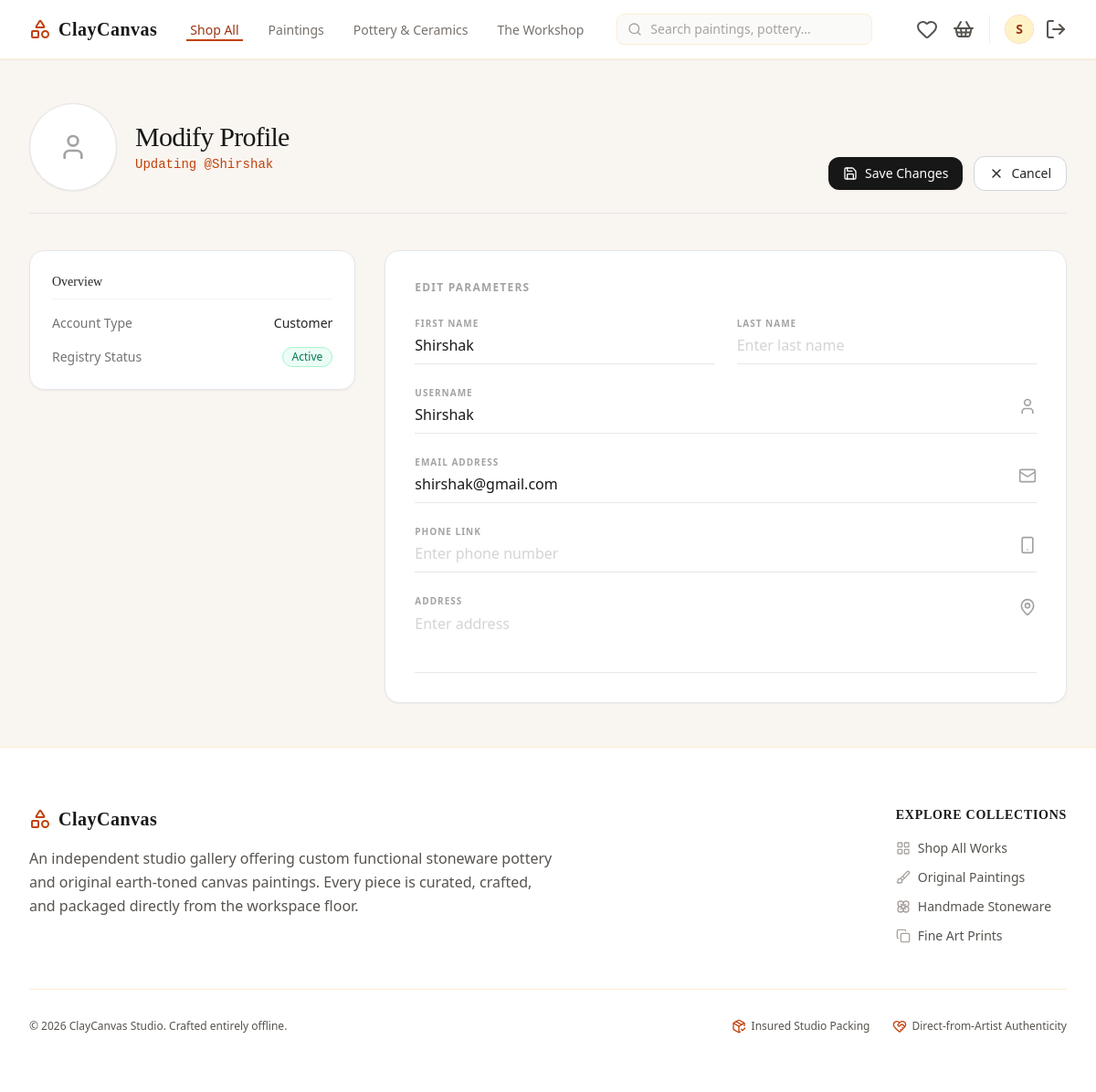
Before: /profile/edit/ (signed in) with the older database file.
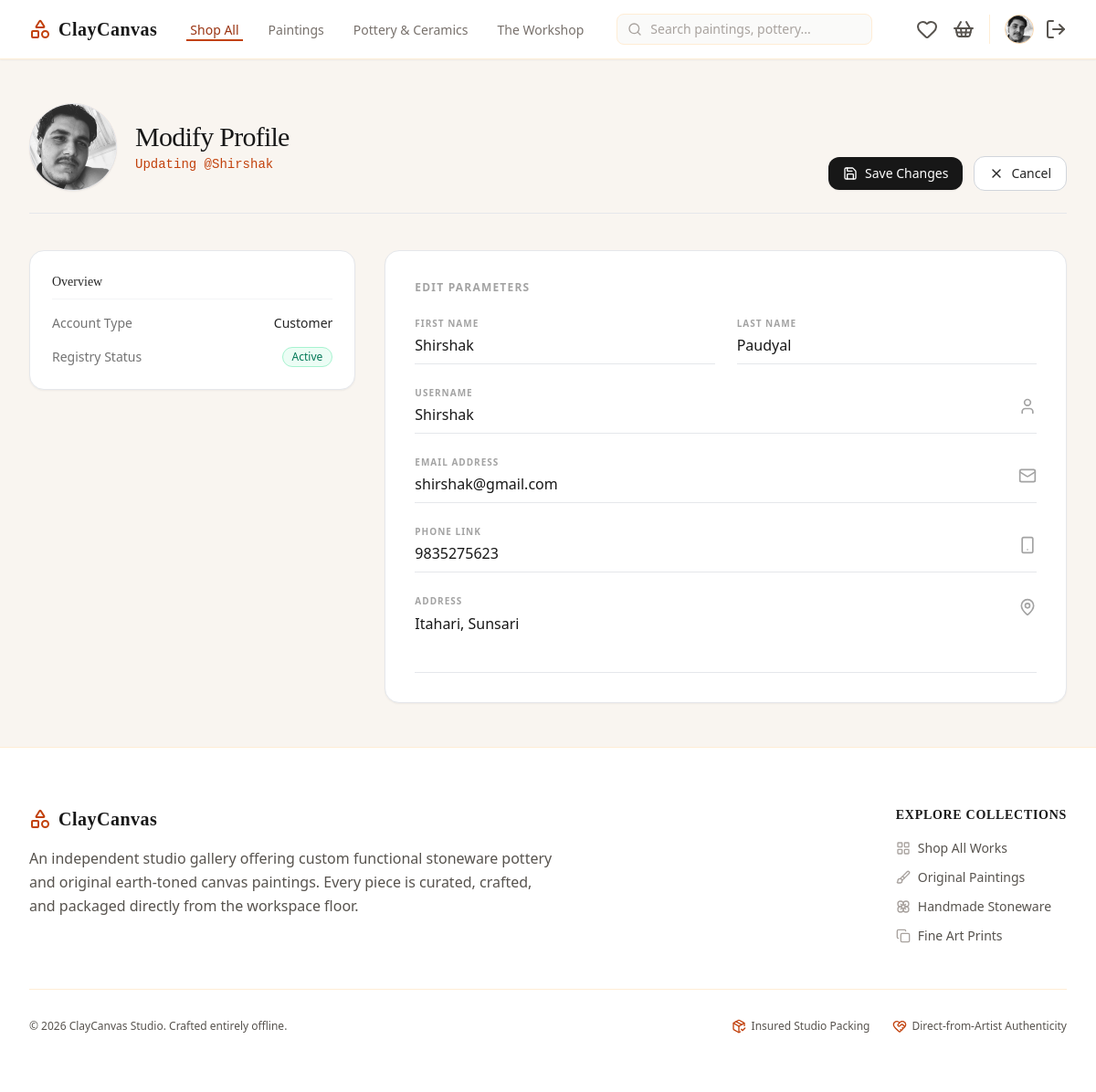
After: the same page with the newer database file.
### cc_app/models.py (models this page shows, shortened)
class User(AbstractUser):
    phone = models.CharField(max_length=20, blank=True)
    address = models.TextField(blank=True)
    profile_picture = models.ImageField(upload_to='images/user/', blank=True, null=True)

### cc_app/views/profile_view.py (the view, shortened to what this page needs)
# urls.py: path('profile/edit/', edit_profile_view, name='edit_profile'),
@login_required
def edit_profile_view(request):
    errors = {}
    return render(request, 'main/edit_profile_page.html')

### cc_app/templates/main/edit_profile_page.html (shortened to what the changed rows need)
<!DOCTYPE html>
<html lang="en">
<head>
    {% load static %}
    <link href="{% static 'css/styles.css' %}" rel="stylesheet" />
</head>
<body class="bg-[#f9f5f0] font-sans min-h-screen flex flex-col text-neutral-900">
    {% include 'components/_navbar.html' %}
    <main class="flex-grow max-w-7xl w-full mx-auto px-4 py-12 sm:px-6 lg:px-8">
        <form method="POST" enctype="multipart/form-data">
            <div class="mb-10 flex flex-col sm:flex-row sm:items-end sm:justify-between gap-6 pb-6 border-b border-gray-200">
                <div class="flex items-center gap-5">
                    <div class="relative w-24 h-24 shrink-0 group">
                        <div class="relative w-24 h-24 rounded-full bg-white border border-gray-200 overflow-hidden flex items-center justify-center text-neutral-400 shadow-sm">
                            {% if user.profile_picture %}
                                <img src="{{ user.profile_picture.url }}" alt="{{ user.username }}" class="w-full h-full object-cover opacity-90">
                            {% else %}
                                <i data-lucide="user" class="w-8 h-8"></i>
                            {% endif %}
                        </div>
                    </div>
                    <div>
                        <h1 class="text-3xl font-serif font-normal text-neutral-900 tracking-tight">Modify Profile</h1>
                        <p class="text-sm font-mono text-orange-700 mt-0.5">Updating @{{ user.username|default:"dummy_creator" }}</p>
                    </div>
                </div>
            </div>
            <div class="grid grid-cols-1 lg:grid-cols-3 gap-8 items-start">
                <div class="lg:col-span-2 bg-white border border-gray-200 p-8 rounded-2xl shadow-sm">
                    <h2 class="text-xs font-bold uppercase tracking-widest text-neutral-400 mb-6">Edit Parameters</h2>
                    <div class="space-y-6">
                        <div class="grid grid-cols-1 sm:grid-cols-2 gap-6">
                            <div class="border-b border-gray-200 pb-2 focus-within:border-orange-700 transition-colors">
                                <label for="first_name" class="text-[10px] font-bold uppercase tracking-widest text-neutral-400 block mb-1">First Name</label>
                                <input type="text" id="first_name" name="first_name" {% if data %}value="{{ data.first_name }}"{% else %}value="{{ user.first_name|default:'' }}" {% endif %} placeholder="Enter first name" class="w-full bg-transparent text-base font-medium text-neutral-900 focus:outline-none placeholder-neutral-300">
                            </div>
                            <div class="border-b border-gray-200 pb-2 focus-within:border-orange-700 transition-colors">
                                <label for="last_name" class="text-[10px] font-bold uppercase tracking-widest text-neutral-400 block mb-1">Last Name</label>
                                <input type="text" id="last_name" name="last_name" {% if data %}value="{{ data.last_name }}"{% else %}value="{{ user.last_name|default:'' }}" {% endif %} placeholder="Enter last name" class="w-full bg-transparent text-base font-medium text-neutral-9900 focus:outline-none placeholder-neutral-300">
                            </div>
                        </div>
                        <div class="flex items-center justify-between gap-4 border-b border-gray-200 pb-2 focus-within:border-orange-700 transition-colors">
                            <div class="flex-grow">
                                <label for="username" class="text-[10px] font-bold uppercase tracking-widest text-neutral-400 block mb-1">Username</label>
                                <input type="text" id="username" name="username" {% if data %}value="{{ data.username }}"{% else %}value="{{ user.username|default:'' }}" {% endif %} placeholder="Enter username" class="w-full bg-transparent text-base font-medium text-neutral-900 focus:outline-none placeholder-neutral-300">
                            </div>
                        </div>
                        <div class="flex items-center justify-between gap-4 border-b border-gray-200 pb-2 focus-within:border-orange-700 transition-colors">
                            <div class="flex-grow">
                                <label for="email" class="text-[10px] font-bold uppercase tracking-widest text-neutral-400 block mb-1">Email Address</label>
                                <input type="email" id="email" name="email" {% if data %}value="{{ data.email }}"{% else %}value="{{ user.email|default:'' }}" {% endif %} placeholder="Enter email address" class="w-full bg-transparent text-base font-medium text-neutral-900 focus:outline-none placeholder-neutral-300">
                            </div>
                        </div>
                        <div class="flex items-center justify-between gap-4 border-b border-gray-200 pb-2 focus-within:border-orange-700 transition-colors">
                            <div class="flex-grow">
                                <label for="phone" class="text-[10px] font-bold uppercase tracking-widest text-neutral-400 block mb-1">Phone Link</label>
                                <input type="text" id="phone" name="phone" {% if data %}value="{{ data.phone }}"{% else %}value="{{ user.phone|default:'' }}" {% endif %} placeholder="Enter phone number" class="w-full bg-transparent text-base font-medium text-neutral-900 focus:outline-none placeholder-neutral-300">
                            </div>
                        </div>
                        <div class="flex items-start justify-between gap-4 border-b border-gray-200 pb-2 focus-within:border-orange-700 transition-colors">
                            <div class="flex-grow">
                                <label for="address" class="text-[10px] font-bold uppercase tracking-widest text-neutral-400 block mb-1">Address</label>
                                <textarea id="address" name="address" rows="2" placeholder="Enter address" class="w-full bg-transparent text-base font-medium text-neutral-900 focus:outline-none placeholder-neutral-300 resize-none leading-relaxed">{% if data %}{{ data.address }}{% else %}{{ user.address|default:'' }}{% endif %}</textarea>
                            </div>
                        </div>
                    </div>
                </div>
            </div>
        </form>
    </main>
</body>
</html>

### cc_app/templates/components/_navbar.html (shortened to what this page needs)
<nav class="bg-white border-b border-orange-100 sticky top-0 z-50 shadow-sm">
    <div class="max-w-7xl mx-auto px-4 sm:px-6 lg:px-8">
        <div class="flex justify-between h-16 items-center">
            <div class="flex items-center flex-1 md:flex-initial">
                <div class="flex-shrink-0 flex items-center mr-8">
                    <i data-lucide="shapes" class="text-orange-700 mr-2"></i>
                    <span class="text-xl font-bold tracking-wide text-orange-950 font-serif">ClayCanvas</span>
                </div>
                <div class="hidden md:flex space-x-6 font-medium">
                    <a href="#" class="text-orange-800 border-b-2 border-orange-700 px-1 pt-1 text-sm">Shop All</a>
                    <a href="#" class="text-stone-500 hover:text-orange-800 px-1 pt-1 text-sm transition">Paintings</a>
                    <a href="#" class="text-stone-500 hover:text-orange-800 px-1 pt-1 text-sm transition">Pottery & Ceramics</a>
                    <a href="#" class="text-stone-500 hover:text-orange-800 px-1 pt-1 text-sm transition">The Workshop</a>
                </div>
            </div>
            <div class="hidden sm:block flex-1 max-w-md mx-8">
                <form action="#" method="GET" class="relative m-0">
                    <div class="absolute inset-y-0 left-0 pl-3 flex items-center pointer-events-none">
                    </div>
                    <input type="text" name="q" placeholder="Search paintings, pottery..." class="block w-full pl-9 pr-3 py-1.5 border border-orange-100 rounded-lg bg-stone-50 text-sm placeholder-stone-400 focus:outline-none focus:border-orange-400 focus:bg-white text-stone-800 transition">
                </form>
            </div>
            <div class="flex items-center space-x-4">
                <a href="#" class="text-stone-600 hover:text-orange-800 transition relative">
                    <i data-lucide="heart"></i>
                </a>
                <a href="#" class="text-stone-600 hover:text-orange-800 transition relative mr-2">
                    <i data-lucide="shopping-basket"></i>
                </a>
                {% if user.is_authenticated %}
                    <div class="flex items-center space-x-3 border-l border-orange-100 pl-4">
                        <a href="/profile/" class="block h-8 w-8 rounded-full overflow-hidden border border-orange-200 bg-orange-50 focus:outline-none">
                            {% if user.profile_picture %}
                                <img src="{{ user.profile_picture.url }}" alt="{{ user.username }}" class="h-full w-full object-cover">
                            {% else %}
                                <div class="h-full w-full flex items-center justify-center text-orange-800 font-bold text-sm bg-amber-100">
                                    {{ user.username|slice:":1"|upper }}
                                </div>
                            {% endif %}
                        </a>
                        <a href="/logout/" class="text-stone-600 hover:text-red-700 transition" title="Logout">
                            <i data-lucide="log-out"></i>
                        </a>
                    </div>
                {% endif %}
            </div>
        </div>
    </div>
</nav>

Changed rows visible on the page:
changed User "Shirshak": profile_picture: picture added; last_name (not shown) → "Paudyal"; phone (not shown) → "9835275623"; address (not shown) → "Itahari, Sunsari"; username "S" → (not shown)
